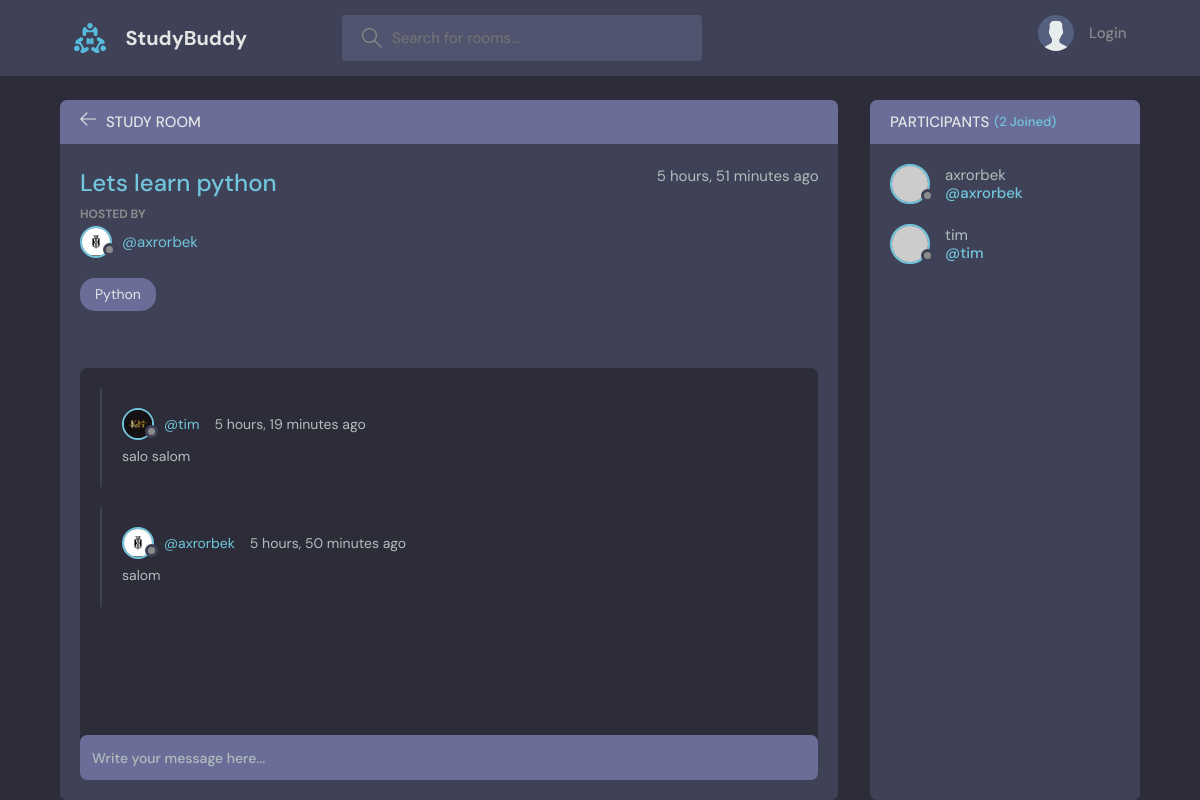
The page /room/1/ on the database its author committed.
### base/models.py (models this page shows, shortened)
class Room(models.Model):
    host = models.ForeignKey(User, on_delete=models.SET_NULL, null=True)
    topic = models.ForeignKey(Topic, on_delete=models.SET_NULL, null=True)
    name = models.CharField(max_length=200)
    description = models.TextField(null=True,blank=True)
    participants = models.ManyToManyField(User,related_name='participants', blank=True)
    updated = models.DateTimeField(auto_now=True)
    created = models.DateTimeField(auto_now_add=True)
    class Meta:
        ordering = ['-updated','-created']

class User(AbstractUser):
    name = models.CharField(max_length=200, null=True)
    email = models.EmailField(unique=True, null=True)
    bio = models.TextField(null=True)
    avatar = models.ImageField(null=True , default='avatar.svg', upload_to='media/')
    USERNAME_FIELD = 'email'
    REQUIRED_FIELDS =[]

class Topic(models.Model):
    name = models.CharField(max_length=200)
    def __str__(self):
        return self.name

class Message(models.Model):
    user = models.ForeignKey(User, on_delete=models.CASCADE)
    room = models.ForeignKey(Room, on_delete=models.CASCADE)
    body = models.TextField()
    updated = models.DateTimeField(auto_now=True)
    created = models.DateTimeField(auto_now_add=True)
    class Meta:
        ordering = ['-updated','-created']

### base/views.py (the view, shortened to what this page needs)
# urls.py: path('room/<int:pk>/', views.room, name='room'),
def room(request , pk):
    room = Room.objects.get(id=pk)
    room_messages = room.message_set.all()
    participants = room.participants.all()
    context = {'room':room, 'room_messages': room_messages,'participants':participants,}
    return render(request, 'base/room.html',context)

### base/templates/base/room.html (shortened to what this page needs)
{% extends "base/main.html" %}
{% block content %}
<main class="profile-page layout layout--2">
  <div class="container">
    <div class="room">
      <div class="room__top">
        <div class="room__topLeft">
          <a href="{% url 'home' %}">
            <svg version="1.1" xmlns="http://www.w3.org/2000/svg" width="32" height="32" viewBox="0 0 32 32">
              <title>arrow-left</title>
              <path
                d="M13.723 2.286l-13.723 13.714 13.719 13.714 1.616-1.611-10.96-10.96h27.625v-2.286h-27.625l10.965-10.965-1.616-1.607z">
              </path>
            </svg>
          </a>
          <h3>Study Room</h3>
        </div>
      </div>
      <div class="room__box scroll">
        <div class="room__header scroll">
          <div class="room__info">
            <h3>{{room.name}}</h3>
            <span>{{room.created|timesince}} ago</span>
          </div>
          <div class="room__hosted">
            <p>Hosted By</p>
            <a href="{% url 'user-profile' room.host.id %}" class="room__author">
              <div class="avatar avatar--small">
                <img src="{{room.host.avatar.url}}" />
              </div>
              <span>@{{room.host.username}}</span>
            </a>
          </div>
          <span class="room__topics">{{room.topic}}</span>
        </div>
        <div class="room__conversation">
          <div class="threads scroll">
            {% for message in room_messages %}
            <div class="thread">
              <div class="thread__top">
                <div class="thread__author">
                  <a href="{% url 'user-profile' message.user.id %}" class="thread__authorInfo">
                    <div class="avatar avatar--small">
                      <img src="{{message.user.avatar.url}}" />
                    </div>
                    <span>@{{message.user.username}}</span>
                  </a>
                  <span class="thread__date">{{message.created|timesince}} ago</span>
                </div>
              </div>
              <div class="thread__details">
                {{message.body}}
              </div>
            </div>
            {% endfor %}
          </div>
        </div>
      </div>
      <div class="room__message">
        <form action="" method="POST">
          <input name="body" placeholder="Write your message here..." />
        </form>
      </div>
    </div>
    <div class="participants">
      <h3 class="participants__top">Participants <span>({{participants.count}} Joined)</span></h3>
      <div class="participants__list scroll">
        {% for user in participants %}
        <a href="{% url 'user-profile' user.id %}" class="participant">
          <div class="avatar avatar--medium">
            <img src="https://randomuser.me/api/portraits/men/37.jpg" />
          </div>
          <p>
           {{user.username}}
            <span>@{{user.username}}</span>
          </p>
        </a>
        {% endfor %}
      </div>
    </div>
  </div>
</main>
{% endblock content %}

### base/templates/base/main.html (shortened to what this page needs)
<!DOCTYPE html>
{% load static %}
<html lang="en">
  <head>
    <link rel="stylesheet" href="{% static 'styles/style.css' %}" />
  </head>
  <body>
    {% include "base/navbar.html" %}
    {% block content %}
    {% endblock content %}
  </body>
</html>

### base/templates/base/navbar.html (shortened to what this page needs)
{% load static %}
<header class="header header--loggedIn">
    <div class="container">
        <a href="{% url 'home' %}" class="header__logo">
            <img src="{% static 'images/logo.svg' %}" />
            <h1>StudyBuddy</h1>
        </a>
        <form class="header__search" method="GET" action="{% url 'home' %}">
            <label>
                <input name="q" placeholder="Search for rooms..." />
            </label>
        </form>
        <nav class="header__menu">
            {% if request.user.is_authenticated %}
            <div class="header__user">
                <a href="{% url 'update-user' %}">
                    <div class="avatar avatar--medium active">
                        <img src="{{request.user.avatar.url}}" />
                    </div>
                    <p>{{request.user.username}}<span>@{{request.user.username}}</span></p>
                </a>
                <button class="dropdown-button">
                    <svg version="1.1" xmlns="http://www.w3.org/2000/svg" width="32" height="32" viewBox="0 0 32 32">
                        <title>chevron-down</title>
                        <path d="M16 21l-13-13h-3l16 16 16-16h-3l-13 13z"></path>
                    </svg>
                </button>
            </div>
            {% else %}
            <a href="{% url 'login' %}">
                <img src="{% static 'images/avatar.svg' %}" />
                <p>Login</p>
            </a>
            {% endif %}
        </nav>
    </div>
</header>

### rows shown on the page
Room: name "Lets learn python", created "5 hours, 51 minutes", host.avatar (picture), host.username "axrorbek", topic "Python"
Message: user.avatar (picture), user.username "tim", created "5 hours, 19 minutes", body "salo salom"
Message: user.avatar (picture), user.username "axrorbek", created "5 hours, 50 minutes", body "salom"
User: username "axrorbek"
User: username "tim"

### other values the page prints
{{ participants.count }} "2"
